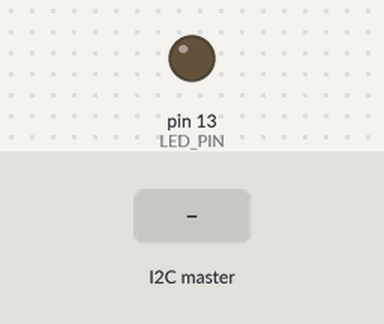
Simulated run of this sketch. Board: Arduino Uno, built with avr-gcc and run on an emulated ATmega328P. Shown: output pins drawn as LEDs (lit = HIGH). Inputs (shaded band) come from the test bench.

Above: at 1.2 s.
1.3 s: the I2C master sends the byte 1
At 2.1 s:
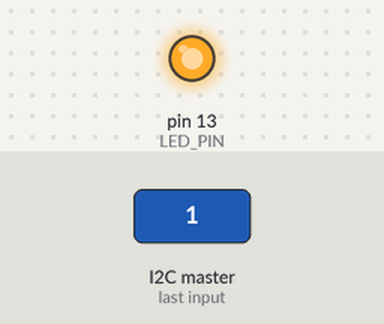
2.8 s: the I2C master sends the byte 2
At 3.3 s:
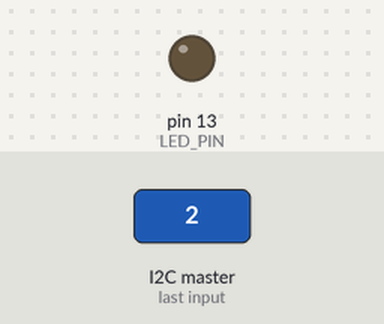
Timing chart, 0 to 5.8 s (numbered marks = the images above; inputs shaded):
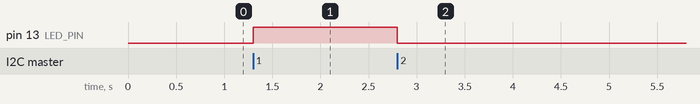

The sketch:

I2C_Receiver.ino
```cpp
#include <Wire.h>
#define I2C_ADDRESS 9
#define LED_PIN 13

uint8_t ledState = 0;

void setup() {
  Wire.begin(I2C_ADDRESS); // Join I2C bus with address #8
  Wire.onReceive(receiveEvent); // Register the receive event
  Serial.begin(9600); // Start serial communication for debugging
  pinMode(LED_PIN, OUTPUT);
}

void loop() {

  digitalWrite(LED_PIN, ledState);

  delay(100); // Just keep looping
}

// Function that executes whenever data is received from master
void receiveEvent(int howMany) {
  while (Wire.available()) {
    uint8_t c = Wire.read();
    if (c == 0x01) ledState = 1;
    if (c == 0x02) ledState = 0;
  }
}
```

Measured:
- after the input at 1.3 s, pin 13 (LED_PIN): LOW → HIGH at once
- after the input at 2.8 s, pin 13 (LED_PIN): HIGH → LOW at once
